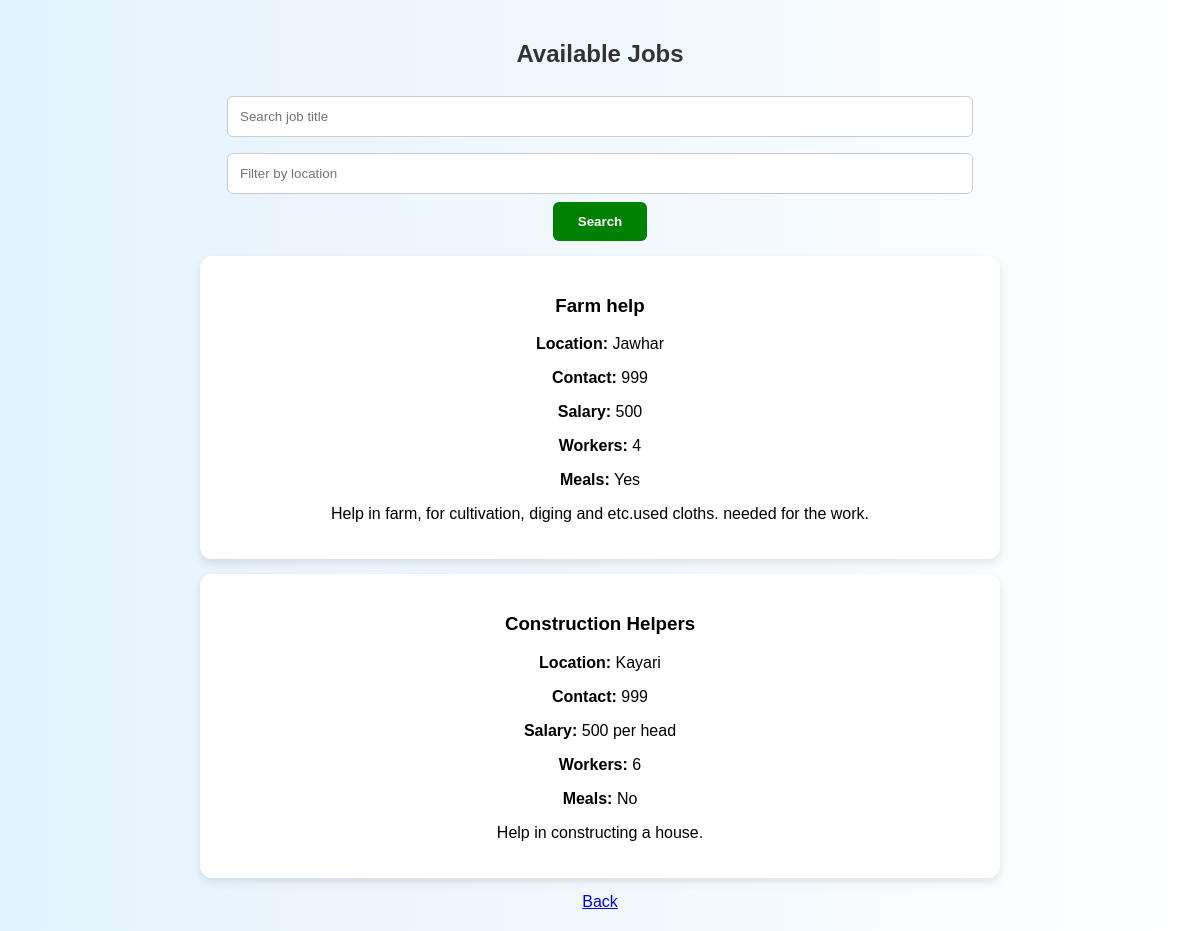
Page /jobs on the committed database.
### tables this page shows
CREATE TABLE jobs (
            id INTEGER PRIMARY KEY AUTOINCREMENT,
            title TEXT,
            location TEXT,
            contact TEXT,
            salary TEXT,
            workers TEXT,
            meals TEXT,
            description TEXT
        );

### app.py (the view)
@app.route('/jobs')
def jobs():
    conn = sqlite3.connect('database.db')
    c = conn.cursor()
    c.execute("SELECT * FROM jobs")
    data = c.fetchall()
    conn.close()
    return render_template('jobs.html', jobs=data)

### templates/jobs.html (shortened to what this page needs)
<!DOCTYPE html>
<html>
<head>
    <link rel="stylesheet" href="/static/style.css">
</head>
<body>
<div class="container">
    <h2>Available Jobs</h2>
    <form method="GET">
        <input type="text" name="search" placeholder="Search job title">
        <input type="text" name="location" placeholder="Filter by location">
        <button type="submit">Search</button>
    </form>
    {% for job in jobs %}
        <div class="card">
            <h3>{{ job[1] }}</h3>
            <p><b>Location:</b> {{ job[2] }}</p>
            <p><b>Contact:</b> {{ job[3] }}</p>
            <p><b>Salary:</b> {{ job[4] }}</p>
            <p><b>Workers:</b> {{ job[5] }}</p>
            <p><b>Meals:</b> {{ job[6] }}</p>
            <p>{{ job[7] }}</p>
        </div>
    {% endfor %}
    <a href="/">Back</a>
</div>
</body>
</html>

### static/style.css (style rules this page uses)
body { font-family: Arial; background: linear-gradient(to right, #e3f2fd, #ffffff); margin: 0; }
.container { width: 90%; max-width: 800px; margin: auto; text-align: center; padding: 20px; }
h1, h2 { color: #333; }
form input, form textarea, select { width: 90%; padding: 12px; margin: 8px; border-radius: 6px; border: 1px solid #ccc; }
button { padding: 12px 25px; background: green; color: white; border: none; border-radius: 6px; font-weight: bold; }
.card { background: white; padding: 20px; margin: 15px 0; border-radius: 12px; box-shadow: 0 4px 10px rgba(0,0,0,0.1); }

### rows in the picture
jobs: title "Farm help", location "Jawhar", contact "999", salary "500", workers "4", meals "Yes", description "Help in farm, for cultivation, diging and etc.used cloths. needed for the work."
jobs: title "Construction Helpers", location "Kayari", contact "999", salary "500 per head", workers "6", meals "No", description "Help in constructing a house."
